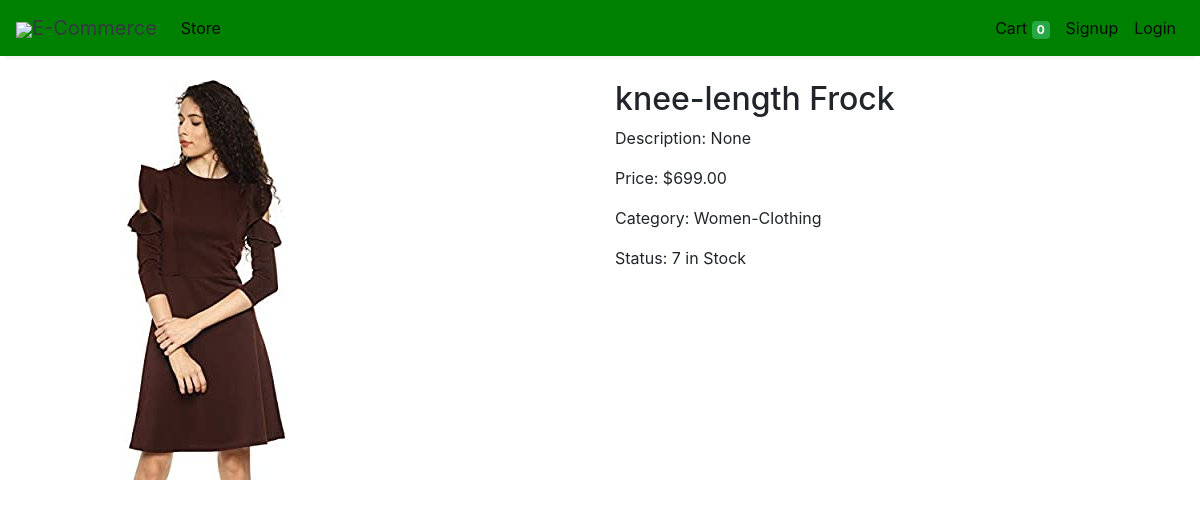
/item/57/, run on the app's committed database.
### store/models/product.py (models this page shows, shortened)
class Products(models.Model):
    name = models.CharField(max_length=60)
    price= models.IntegerField(default=0)
    category= models.ForeignKey(Category,on_delete=models.CASCADE,default=1 )
    description= models.CharField(max_length=250, default='', blank=True, null= True)
    image= models.ImageField(upload_to='uploads/products/')

### store/models/category.py (models this page shows, shortened)
class Category(models.Model):
    name= models.CharField(max_length=50)

### store/views/item_detail.py (the view)
# urls.py: path("item/<int:pk>/", ItemDetailView.as_view(), name="item_detail"),
class ItemDetailView(View):
    def get(self, request, pk):
        product = Products.objects.get(pk=pk)
        context = {"product": product}
        return render(request, "item_detail.html", context)

### store/templates/item_detail.html
{% extends 'base.html' %} {% block content %}
<div class="container mt-4">
  <div class="row">
    <div class="col-md-6">
      <img
        src="{{ product.image.url }}"
        alt="{{ product.name }}"
        class="img-fluid"
      />
    </div>
    <div class="col-md-6">
      <h2>{{ product.name }}</h2>
      <p>Description: {{ product.description }}</p>
      <p>Price: ${{ product.price|floatformat:2 }}</p>
      <p>Category: {{ product.category.name }}</p>
      {% if product.stock > 0 %}
      <p>Status: In Stock</p>
      <form action="{% url 'add_to_cart' pk=product.id %}" method="post">
        {% csrf_token %}
        <input type="submit" class="btn btn-success" value="Add to Cart" />
      </form>
      {% else %}
      <p>Status: 7 in Stock</p>
      {% endif %}
    </div>
  </div>
</div>
{% endblock %}

### data on the page
Products: image (picture), name "knee-length Frock", description "None", price "699.00", category.name "Women-Clothing"

### other printed values
{{ request.session.cart.keys|length }} "0"
